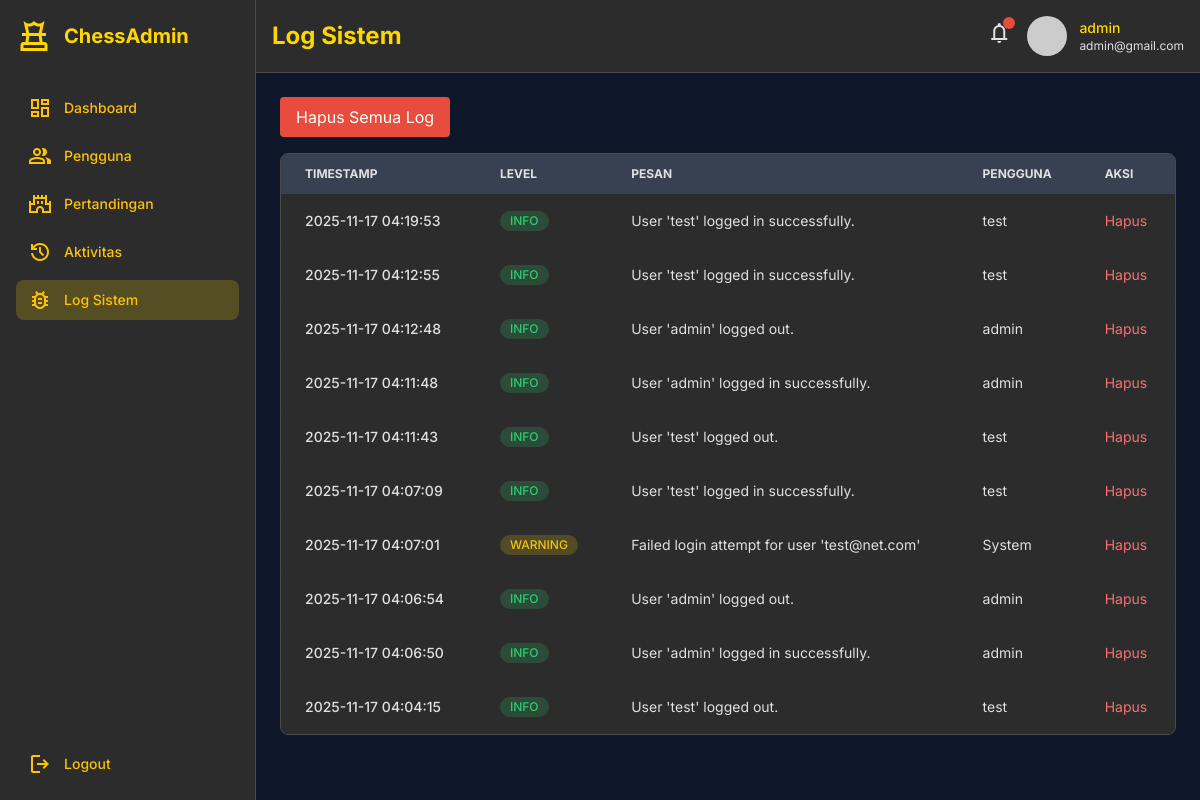
Screenshot of /admin.php?section=logs (signed in) with the database file from the repository.
### tables this page shows
CREATE TABLE `users` (
  `id` int(11) NOT NULL,
  `username` varchar(50) NOT NULL,
  `email` varchar(100) NOT NULL,
  `password` varchar(255) NOT NULL,
  `elo_rating` int(11) DEFAULT 1200,
  `games_won` int(11) DEFAULT 0,
  `games_lost` int(11) DEFAULT 0,
  `games_draw` int(11) DEFAULT 0,
  `total_games` int(11) DEFAULT 0,
  `created_at` timestamp NOT NULL DEFAULT current_timestamp(),
  `last_login` timestamp NULL DEFAULT NULL,
  `is_admin` tinyint(1) DEFAULT 0,
  `avatar_url` varchar(255) DEFAULT NULL
);

CREATE TABLE `system_logs` (
  `id` int(11) NOT NULL,
  `log_level` enum('INFO','WARNING','ERROR') NOT NULL,
  `message` text NOT NULL,
  `user_id` int(11) DEFAULT NULL,
  `username` varchar(50) DEFAULT NULL,
  `created_at` timestamp NOT NULL DEFAULT current_timestamp()
);

### config.php (called while the page is built, shortened)
<?php
try {
    $conn = new mysqli(DB_HOST, DB_USER, DB_PASS, DB_NAME);
    $conn->set_charset("utf8mb4");
} catch (Exception $e) {
    die("Database connection error: " . $e->getMessage());
}
function getUserById($user_id) {
    global $conn;
    $stmt = $conn->prepare("SELECT * FROM users WHERE id = ?");
    $stmt->bind_param("i", $user_id);
    $stmt->execute();
    $result = $stmt->get_result();
    return $result->fetch_assoc();
}
function getRecentLogs($limit = 10) {
    global $conn;
    $stmt = $conn->prepare("SELECT * FROM system_logs ORDER BY created_at DESC LIMIT ?");
    $stmt->bind_param("i", $limit);
    $stmt->execute();
    return $stmt->get_result()->fetch_all(MYSQLI_ASSOC);
}
?>

### admin.php (the view, shortened to what this page needs)
<?php
require_once 'config.php';
$logs = getRecentLogs(10);
$admin = getUserById($_SESSION['user_id']);
$section = isset($_GET['section']) ? $_GET['section'] : 'dashboard';
?>
<!DOCTYPE html>
<html class="dark" lang="en">
<head>
    <script src="https://cdn.tailwindcss.com?plugins=forms,container-queries"></script>
    <link href="style.css" rel="stylesheet"/>
</head>
<body class="font-display bg-background-dark text-text-secondary-dark">
    <div class="relative flex min-h-screen w-full">
        <aside class="flex flex-col w-64 bg-surface-dark border-r border-border-dark p-4">
            <div class="flex items-center gap-3 mb-8">
                <span class="material-symbols-outlined text-primary text-4xl">chess</span>
                <h1 class="text-xl font-bold text-text-main-dark">ChessAdmin</h1>
            </div>
            <div class="flex flex-col justify-between flex-1">
                <div class="flex flex-col gap-2">
                    <a class="flex items-center gap-3 px-3 py-2 rounded-lg <?php echo ($section === 'dashboard') ? 'bg-primary/20 text-primary' : 'hover:bg-primary/10 hover:text-primary-light'; ?> transition-colors-transform" href="admin.php?section=dashboard">
                        <span class="material-symbols-outlined">dashboard</span>
                        <p class="text-sm font-medium">Dashboard</p>
                    </a>
                    <a class="flex items-center gap-3 px-3 py-2 rounded-lg <?php echo ($section === 'users') ? 'bg-primary/20 text-primary' : 'hover:bg-primary/10 hover:text-primary-light'; ?> transition-colors-transform" href="admin.php?section=users">
                        <span class="material-symbols-outlined">group</span>
                        <p class="text-sm font-medium">Pengguna</p>
                    </a>
                    <a class="flex items-center gap-3 px-3 py-2 rounded-lg <?php echo ($section === 'games') ? 'bg-primary/20 text-primary' : 'hover:bg-primary/10 hover:text-primary-light'; ?> transition-colors-transform" href="admin.php?section=games">
                        <span class="material-symbols-outlined">castle</span>
                        <p class="text-sm font-medium">Pertandingan</p>
                    </a>
                    <a class="flex items-center gap-3 px-3 py-2 rounded-lg <?php echo ($section === 'activities') ? 'bg-primary/20 text-primary' : 'hover:bg-primary/10 hover:text-primary-light'; ?> transition-colors-transform" href="admin.php?section=activities">
                        <span class="material-symbols-outlined">history</span>
                        <p class="text-sm font-medium">Aktivitas</p>
                    </a>
                    <a class="flex items-center gap-3 px-3 py-2 rounded-lg <?php echo ($section === 'logs') ? 'bg-primary/20 text-primary' : 'hover:bg-primary/10 hover:text-primary-light'; ?> transition-colors-transform" href="admin.php?section=logs">
                        <span class="material-symbols-outlined">bug_report</span>
                        <p class="text-sm font-medium">Log Sistem</p>
                    </a>
                </div>
                <div class="flex flex-col gap-1">
                    <a class="flex items-center gap-3 px-3 py-2 rounded-lg hover:bg-primary/10 hover:text-primary-light transition-colors-transform" href="logout.php">
                        <span class="material-symbols-outlined">logout</span>
                        <p class="text-sm font-medium">Logout</p>
                    </a>
                </div>
            </div>
        </aside>
        <main class="flex-1">
            <header class="flex items-center justify-between p-4 border-b bg-surface-dark border-border-dark">
                <h1 class="text-2xl font-bold text-text-main-dark">
                    <?php
                    switch ($section) {
                        case 'logs':
                            echo 'Log Sistem';
                            break;
                    }
                    ?>
                </h1>
                <div class="flex items-center gap-4">
                    <button class="relative text-text-secondary-dark hover:text-primary-light transition-colors-transform">
                        <span class="material-symbols-outlined">notifications</span>
                        <span class="absolute -top-1 -right-1 flex h-3 w-3">
                            <span class="relative inline-flex rounded-full h-3 w-3 bg-red-status"></span>
                        </span>
                    </button>
                    <div class="flex items-center gap-3">
                        <div class="bg-center bg-no-repeat aspect-square bg-cover rounded-full size-10" style='background-image: url("<?php echo $admin['avatar_url'] ?? 'https://ui-avatars.com/api/?name=' . urlencode($admin['username']) . '&background=FFD700&color=1A1A1A'; ?>");'></div>
                        <div class="flex-col hidden md:flex">
                            <h2 class="text-sm font-medium text-text-main-dark"><?php echo htmlspecialchars($admin['username']); ?></h2>
                            <p class="text-xs text-text-secondary-dark"><?php echo htmlspecialchars($admin['email']); ?></p>
                        </div>
                    </div>
                </div>
            </header>
            <div class="p-6 space-y-6">
                <?php if ($section === 'logs'): ?>
                <div class="space-y-4">
                    <div class="flex gap-2 mb-4">
                        <form method="POST" style="display:inline;" onsubmit="return confirm('Yakin hapus semua log?');">
                            <button type="submit" class="px-4 py-2 bg-red-status rounded text-white hover:bg-red-status/80">Hapus Semua Log</button>
                        </form>
                    </div>
                    <div class="overflow-x-auto bg-surface-dark border border-border-dark rounded-lg">
                        <table class="min-w-full text-sm text-left">
                            <thead class="text-xs uppercase bg-background-dark text-text-secondary-dark">
                                <tr>
                                    <th class="px-6 py-3">Timestamp</th>
                                    <th class="px-6 py-3">Level</th>
                                    <th class="px-6 py-3">Pesan</th>
                                    <th class="px-6 py-3">Pengguna</th>
                                    <th class="px-6 py-3">Aksi</th>
                                </tr>
                            </thead>
                            <tbody class="text-text-secondary-dark">
                                <?php foreach ($logs as $log): ?>
                                <tr class="border-b border-border-dark hover:bg-primary/5 transition-colors-transform">
                                    <td class="px-6 py-4 font-medium"><?php echo date('Y-m-d H:i:s', strtotime($log['created_at'])); ?></td>
                                    <td class="px-6 py-4">
                                        <?php
                                        $levelClass = 'bg-green-status/20 text-green-status';
                                        if ($log['log_level'] === 'WARNING') $levelClass = 'bg-yellow-status/20 text-yellow-status';
                                        ?>
                                        <span class="inline-flex items-center px-2.5 py-0.5 rounded-full text-xs font-medium <?php echo $levelClass; ?>">
                                            <?php echo htmlspecialchars($log['log_level']); ?>
                                        </span>
                                    </td>
                                    <td class="px-6 py-4"><?php echo htmlspecialchars($log['message']); ?></td>
                                    <td class="px-6 py-4"><?php echo htmlspecialchars($log['username'] ?? 'System'); ?></td>
                                    <td class="px-6 py-4">
                                        <form method="POST" style="display:inline;" onsubmit="return confirm('Yakin hapus log?');">
                                            <button type="submit" class="text-red-400 hover:text-red-300">Hapus</button>
                                        </form>
                                    </td>
                                </tr>
                                <?php endforeach; ?>
                            </tbody>
                        </table>
                    </div>
                </div>
                <?php endif; ?>
            </div>
        </main>
    </div>
</body>
</html>

### style.css (style rules this page uses)
* { margin: 0; padding: 0; box-sizing: border-box; }
body { font-family: 'Inter', -apple-system, BlinkMacSystemFont, 'Segoe UI', Roboto, sans-serif; -webkit-font-smoothing: antialiased; -moz-osx-font-smoothing: grayscale; }
.material-symbols-outlined { font-variation-settings: 'FILL' 0, 'wght' 400, 'GRAD' 0, 'opsz' 24; font-size: 24px; }
:root { --primary: #FFC107; --primary-light: #FFEB3B; --primary-dark: #D97706; --primary-focus: #B45309; --accent: #FFD54F; --background-light: #F8F9FA; --background-cream: #FDFBF6; --surface-light: #FFFFFF; --card-light: #FFFFFF; --text-light-primary: #1A1A1A; --text-light-secondary: #666666; --text-muted-light: #6B7280; --border-light: #E0E0E0; --green-status: #2ECC71; --red-status: #E74C3C; --yellow-status: #F1C40F; }
.dark { --background-dark: #0F172A; --background-dark-alt: #1A1A1A; --background-dark-warm: #1C1917; --background-dark-deep: #111827; --surface-dark: #1E293B; --surface-dark-alt: #2C2C2C; --surface-dark-secondary: #374151; --card-dark: #1E1E1E; --text-dark-primary: #F9FAFB; --text-dark-secondary: #D1D5DB; --text-dark-muted: #94A3B8; --text-main-dark: #FFD700; --border-dark: #2D2D2D; --border-dark-alt: #4A4A4A; }
h1, h2, h3, h4, h5, h6 { font-weight: 700; line-height: 1.2; }
p { line-height: 1.6; }
.transition-colors-transform { transition: all 0.2s ease-in-out; }
table { border-collapse: collapse; width: 100%; }
thead { background-color: var(--surface-light); }
.dark thead { background-color: var(--surface-dark-secondary); }
tbody tr { border-bottom: 1px solid var(--border-light); }
.dark tbody tr { border-bottom: 1px solid var(--border-dark); }
@media (min-width: 768px) { .md\:flex { display: flex; } }
.dark body { background-color: var(--background-dark); color: var(--text-dark-primary); }
.dark a { color: var(--primary); }

### rows the page displays
users: username "admin", email "admin@gmail.com"
system_logs: created_at "2025-11-17 04:19:53", log_level "INFO", message "User 'test' logged in successfully.", username "test"
system_logs: created_at "2025-11-17 04:12:55", log_level "INFO", message "User 'test' logged in successfully.", username "test"
system_logs: created_at "2025-11-17 04:12:48", log_level "INFO", message "User 'admin' logged out.", username "admin"
system_logs: created_at "2025-11-17 04:11:48", log_level "INFO", message "User 'admin' logged in successfully.", username "admin"
system_logs: created_at "2025-11-17 04:11:43", log_level "INFO", message "User 'test' logged out.", username "test"
system_logs: created_at "2025-11-17 04:07:09", log_level "INFO", message "User 'test' logged in successfully.", username "test"
system_logs: created_at "2025-11-17 04:07:01", log_level "WARNING", message "Failed login attempt for user 'test@net.com'", username "System"
system_logs: created_at "2025-11-17 04:06:54", log_level "INFO", message "User 'admin' logged out.", username "admin"
system_logs: created_at "2025-11-17 04:06:50", log_level "INFO", message "User 'admin' logged in successfully.", username "admin"
system_logs: created_at "2025-11-17 04:04:15", log_level "INFO", message "User 'test' logged out.", username "test"
